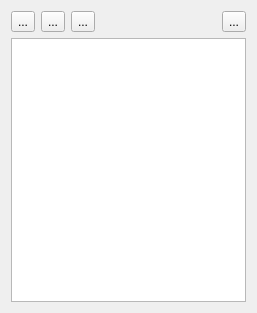
<?xml version="1.0" encoding="UTF-8"?>
<ui version="4.0">
 <class>Gui::TaskView::TaskSelectLinkProperty</class>
 <widget class="QWidget" name="Gui::TaskView::TaskSelectLinkProperty">
  <property name="geometry">
   <rect>
    <x>0</x>
    <y>0</y>
    <width>257</width>
    <height>313</height>
   </rect>
  </property>
  <property name="windowTitle">
   <string>Appearance</string>
  </property>
  <layout class="QVBoxLayout" name="verticalLayout">
   <item>
    <layout class="QHBoxLayout" name="horizontalLayout">
     <item>
      <widget class="QToolButton" name="Remove">
       <property name="text">
        <string>...</string>
       </property>
      </widget>
     </item>
     <item>
      <widget class="QToolButton" name="Add">
       <property name="text">
        <string>...</string>
       </property>
      </widget>
     </item>
     <item>
      <widget class="QToolButton" name="Invert">
       <property name="text">
        <string>...</string>
       </property>
      </widget>
     </item>
     <item>
      <spacer name="horizontalSpacer">
       <property name="orientation">
        <enum>Qt::Horizontal</enum>
       </property>
       <property name="sizeHint" stdset="0">
        <size>
         <width>40</width>
         <height>20</height>
        </size>
       </property>
      </spacer>
     </item>
     <item>
      <widget class="QToolButton" name="Help">
       <property name="text">
        <string>...</string>
       </property>
      </widget>
     </item>
    </layout>
   </item>
   <item>
    <widget class="QListView" name="listView"/>
   </item>
  </layout>
 </widget>
 <resources/>
 <connections/>
</ui>
